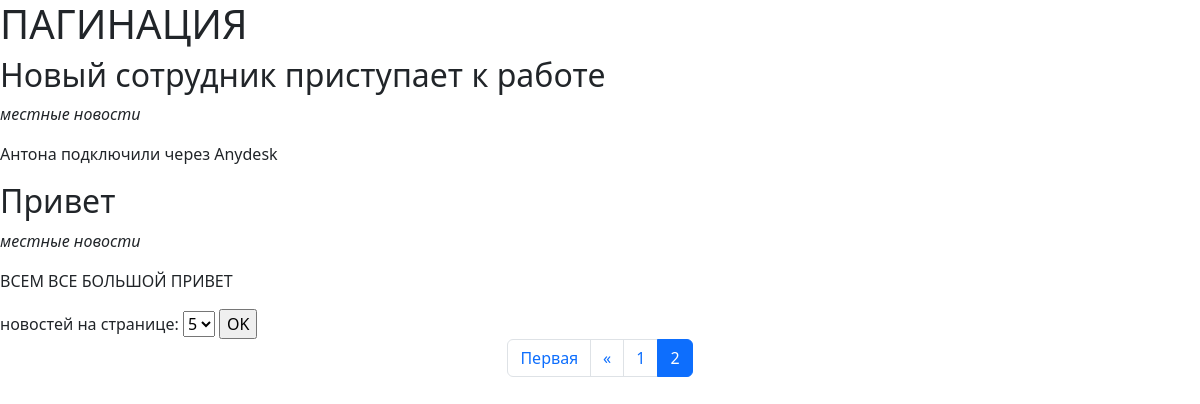
The page /?page=2&per_page=5 on the database its author committed.
### task1/models.py (models this page shows)
class News(models.Model):
    category = models.ForeignKey(Category, on_delete=models.CASCADE)
    name = models.CharField(max_length=50)
    text = models.TextField()
    published = models.BooleanField(default=False)

class Category(models.Model):
    name = models.CharField(max_length=20)

### task1/views.py (the view)
# urls.py: path('', blog)
def blog(request):
    blog_template = './task1/blog.html'
    records = News.objects.all()
    per_page = request.GET.get("per_page")
    if per_page is None:
        per_page = 5
    per_page = int(per_page)
    paginator = Paginator(records, per_page=per_page)
    page_number = request.GET.get('page')
    if page_number is None:
        page_number = 1
    page_obj = paginator.get_page(page_number)
    context = {'records': page_obj,
               'page_number': page_number,
               'per_page': per_page,
               'set_page': range(1, 6)}
    return render(request, blog_template, context=context)

### templates/task1/blog.html (shortened to what this page needs)
<!DOCTYPE html>
<html lang="ru">
<head>
    {% load static %}
    <link href="{% static 'bootstrap/css/bootstrap.min.css' %}" type="text/css" rel="stylesheet">
</head>
<body>
    <h1>ПАГИНАЦИЯ</h1>
    {% for n in records %}
        <h2>{{n.name}}</h2>
        <p><i>{{n.category.name}}</i></p>
        <p>{{n.text}}</p>
    {% endfor %}
     {% if records.has_other_pages %}
    <nav class="list-pages">
        <form action="/" method="get">
            <label for="per_page">новостей на странице: </label>
            <select id="per_page" name="per_page">
                {% for i in set_page  %}
                    {% if i == per_page %}
                    <option selected value={{i}}>{{i}}</option>
                    {% else %}
                    <option value={{i}}>{{i}}</option>
                    {% endif %}
                {% endfor %}
            </select>
            <input type="submit" value="OK">
        </form>
    </nav>
 <nav aria-label="Page navigation bootstrap">
    <ul class="pagination justify-content-center">
        {% if records.has_previous %}
        <li class="page-item"><a class="page-link" href="?page=1&per_page={{per_page}}">Первая</a></li>
        <li class="page-item"><a class="page-link" href="?page={{ records.previous_page_number }}&per_page={{per_page}}"><span
                aria-hidden="true">&laquo;</span></a></li>
        {% endif %}
        {% for num in records.paginator.page_range %}
        {% if records.number == num %}
        <li class="page-item active" aria-current="page"><span class="page-link">{{ num }}</span>
        </li>
            {% elif num > records.number|add:'-3' and num < records.number|add:'3' %}
        <li class="page-item"><a class="page-link" href="?page={{ num }}&per_page={{per_page}}">{{ num }}</a></li>
            {% endif %}
            {% endfor %}
    </ul>
</nav>
    {% endif %}
</body>
</html>

### rows shown on the page
News: name "Новый сотрудник приступает к работе", category.name "местные новости", text "Антона подключили через Anydesk"
News: name "Привет", category.name "местные новости", text "ВСЕМ ВСЕ БОЛЬШОЙ ПРИВЕТ"

### other values the page prints
{{ num }} "1"
{{ num }} "2"
form field per_page "5"
